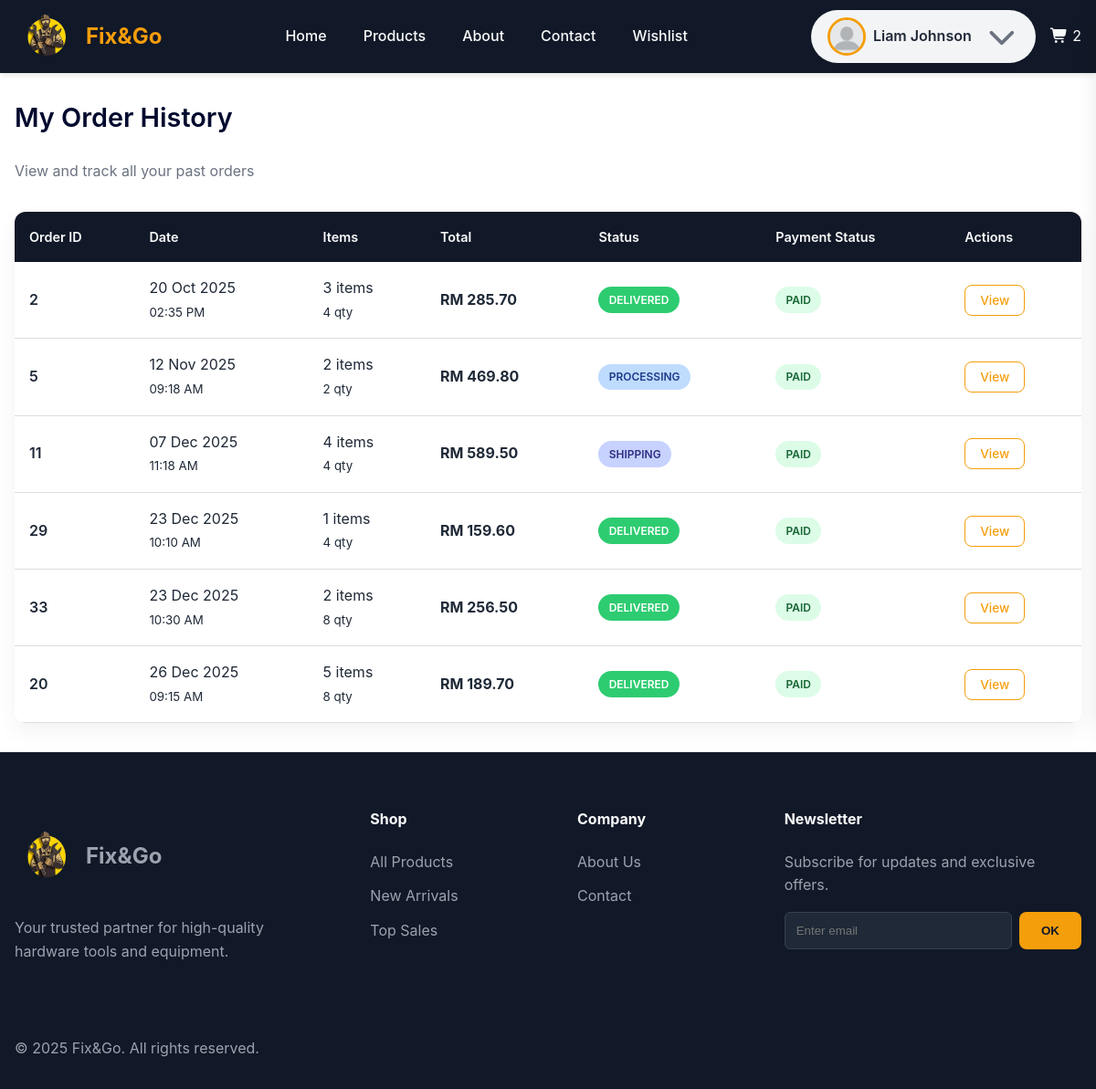
Screenshot of /pages/order/member-order-history.php (signed in) with the database file from the repository.
### tables this page shows
CREATE TABLE `orders` (
    `order_id` int(11) NOT NULL,
    `user_id` varchar(12) DEFAULT NULL,
    `order_at` timestamp NOT NULL DEFAULT current_timestamp(),
    `deliver_at` date DEFAULT NULL,
    `payment_status` enum(
        'Pending',
        'Paid',
        'Failed',
        'Refunded',
        'Redeemed'
    ) NOT NULL,
    `status` enum(
        'Pending',
        'Processing',
        'Shipping',
        'Delivered',
        'Cancelled'
    ) NOT NULL,
    `total_price` decimal(10, 2) NOT NULL,
    `utilize_point` tinyint(1) NOT NULL DEFAULT 0,
    `address_id` int(11) NOT NULL
);

### _base.php (called while the page is built, shortened)
<?php
function temp($key, $value = null)
{
    if ($value !== null) {
        $_SESSION["temp_$key"] = $value;
    } else {
        $value = $_SESSION["temp_$key"] ?? null;
        return $value;
    }
}

### DAO/order-dao.php (called while the page is built, shortened)
<?php
function getMemberOrderHistory($id)
{
    global $_db;
    try {
        $sql = "SELECT
                    o.order_id,
                    DATE_FORMAT(o.order_at, '%d %b %Y') AS order_date,
                    DATE_FORMAT(o.order_at, '%h:%i %p') AS order_time,
                    o.total_price,
                    o.payment_status,
                    o.status,
                    MAX(p.payment_method) AS payment_method,
                    COUNT(DISTINCT oi.product_id) AS total_items,
                    SUM(oi.qty) AS total_quantity
                FROM orders o
                LEFT JOIN orderitem oi ON o.order_id = oi.order_id
                LEFT JOIN payment p ON o.order_id = p.order_id
                LEFT JOIN address a ON o.address_id = a.address_id
                WHERE o.user_id = ?
                GROUP BY o.order_id
                ORDER BY o.order_at ASC";
        $stmt = $_db->prepare($sql);
        $stmt->execute([$id]);
        return $stmt->fetchAll(PDO::FETCH_OBJ);
    } catch (PDOException $e) {
        error_log("Get Member Order History Error: " . $e->getMessage());
        return false;
    }
}

### controller/order-controller.php (called while the page is built, shortened)
<?php
require_once  __DIR__ . '/../_base.php';
require __DIR__ . '/../DAO/order-dao.php';
function getOrderHistoryMember($id)
{
    return getMemberOrderHistory($id);
}

### pages/order/member-order-history.php (the view, shortened to what this page needs)
<?php
require "../../_base.php";
include  "../../_head.php";
require '../../controller/order-controller.php';
$user_id = temp('USER_ID');
$orders = getOrderHistoryMember($user_id);
?>
<link rel="stylesheet" href="../../css/msg.css">
<link rel="stylesheet" href="../../css/member-order-history.css">
<main class="main-container member-orders">
    <div class="page-header">
        <h1 class="page-title">My Order History</h1>
        <p class="page-subtitle">View and track all your past orders</p>
    </div>
    <div class="table-container">
        <table class="orders-table">
            <thead>
                <tr>
                    <th>Order ID</th>
                    <th>Date</th>
                    <th>Items</th>
                    <th>Total</th>
                    <th>Status</th>
                    <th>Payment Status</th>
                    <th>Actions</th>
                </tr>
            </thead>
            <tbody>
                <?php if (!empty($orders) && is_array($orders)): ?>
                    <?php foreach ($orders as $order): ?>
                        <tr class="order-row">
                            <td class="order-id">
                                <?= htmlspecialchars($order->order_id) ?>
                            </td>
                            <td>
                                <?= htmlspecialchars($order->order_date) ?><br>
                                <small><?= htmlspecialchars($order->order_time) ?></small>
                            </td>
                            <td>
                                <?= (int)$order->total_items ?> items<br>
                                <small><?= (int)$order->total_quantity ?> qty</small>
                            </td>
                            <td class="price-total">
                                RM <?= number_format($order->total_price, 2) ?>
                            </td>
                            <td>
                                <span class="status <?= strtolower($order->status) ?>">
                                    <?= htmlspecialchars($order->status) ?>
                                </span>
                            </td>
                            <td>
                                <span class="status <?= strtolower($order->payment_status) ?>">
                                    <?= htmlspecialchars($order->payment_status) ?>
                                </span>
                            </td>
                            <td class="actions">
                                <a href="member-order-detail.php?id=<?= $order->order_id ?>"
                                    class="btn-view">View</a>
                            </td>
                        </tr>
                    <?php endforeach; ?>
                <?php endif; ?>
            </tbody>
        </table>
    </div>
</main>
<?php include '../../_foot.php'; ?>

### css/style.css (style rules this page uses)
:root { --primary-color: #f59e0b; --primary-hover: #d97706; --primary-dark: #000a2e; --bg-dark: #111827; --bg-card: #f3f4f6; --text-light: #f9fafb; --text-color: #1f2937; --text-muted: #6b7280; --border-color: #ddd; --error-color: #e74c3c; --success-color: #2ecc71; --spacing-unit: 1rem; --container-width: 1500px; --header-height: 80px; }
* { box-sizing: border-box; margin: 0; padding: 0; }
body { font-family: "Inter", -apple-system, BlinkMacSystemFont, "Segoe UI", Roboto, Oxygen, Ubuntu, Cantarell, "Open Sans", "Helvetica Neue", sans-serif; line-height: 1.6; color: var(--text-dark); background-color: #ffffff; }
h1, h2, h3, h4 { line-height: 1.2; margin-bottom: 1rem; }
h1 { font-size: 3.5rem; font-weight: 800; }
p { margin-bottom: 1rem; }

### css/member-order-history.css (style rules this page uses)
:root { --primary-color: #f59e0b; --primary-hover: #d97706; --primary-dark: #000a2e; --bg-dark: #111827; --bg-card: #f3f4f6; --text-light: #f9fafb; --text-color: #1f2937; --text-muted: #6b7280; --border-color: #ddd; --error-color: #e74c3c; --success-color: #2ecc71; --spacing-unit: 1rem; --container-width: 1500px; --header-height: 80px; }
.page-title { font-size: 25px; font-weight: 600; color: var(--color-text-heading); margin: 0 0 8px 0; }
.page-subtitle { font-size: 16px; color: var(--color-text-muted); margin: 0; }
.page-title::after { content: ""; display: block; width: 60px; height: 4px; background: var(--color-primary); border-radius: 2px; }
.member-orders { max-width: var(--container-width); margin: auto; padding: 2rem 1rem; }
.page-header { margin-bottom: 2rem; }
.page-title { font-size: 2rem; color: var(--primary-dark); }
.page-subtitle { color: var(--text-muted); }
.table-container { background: white; border-radius: 12px; overflow-x: auto; box-shadow: 0 10px 25px rgba(0, 0, 0, 0.05); }
.orders-table { min-height: 50vh; width: 100%; border-collapse: collapse; }
.orders-table thead { background: var(--bg-dark); }
.orders-table th { color: var(--text-light); padding: 1rem; text-align: left; font-weight: 600; font-size: 0.9rem; }
.orders-table td { padding: 1rem; border-bottom: 1px solid var(--border-color); vertical-align: middle; color: var(--text-color); }
.order-id { font-weight: 600; color: var(--primary-dark); }
.price-total { font-weight: 700; color: var(--primary-color); }
.status { display: inline-block; padding: 0.3rem 0.7rem; border-radius: 999px; font-size: 0.75rem; font-weight: 600; text-transform: uppercase; }
.status.processing { background-color: #bfdbfe; color: #1e3a8a; }
.status.shipping { background-color: #c7d2fe; color: #312e81; }
.status.delivered { background-color: var(--success-color); color: #ffffff; }
.status.paid { background: #dcfce7; color: #166534; }
.actions { text-align: left; }
.btn-view { padding: 0.45rem 0.9rem; background: var(--primary-color); color: white; border-radius: 8px; font-size: 0.85rem; text-decoration: none; transition: background 0.2s; }
.page-title { font-size: 1.8rem; margin-bottom: 1.5rem; color: var(--primary-dark); }
.order-id { font-weight: 600; }
.btn-view { padding: 0.5rem 1rem; border-radius: 8px; border: none; cursor: pointer; font-weight: 500; }
.btn-view { background: transparent; border: 1px solid var(--primary-color); color: var(--primary-color); }

### rows the page displays
orders: order_id "2", order_date "20 Oct 2025", order_time "02:35 PM", total_items "3", total_quantity "4", total_price "285.70", status "DELIVERED", payment_status "PAID"
orders: order_id "5", order_date "12 Nov 2025", order_time "09:18 AM", total_items "2", total_quantity "2", total_price "469.80", status "PROCESSING", payment_status "PAID"
orders: order_id "11", order_date "07 Dec 2025", order_time "11:18 AM", total_items "4", total_quantity "4", total_price "589.50", status "SHIPPING", payment_status "PAID"
orders: order_id "29", order_date "23 Dec 2025", order_time "10:10 AM", total_items "1", total_quantity "4", total_price "159.60", status "DELIVERED", payment_status "PAID"
orders: order_id "33", order_date "23 Dec 2025", order_time "10:30 AM", total_items "2", total_quantity "8", total_price "256.50", status "DELIVERED", payment_status "PAID"
orders: order_id "20", order_date "26 Dec 2025", order_time "09:15 AM", total_items "5", total_quantity "8", total_price "189.70", status "DELIVERED", payment_status "PAID"

### other values shown
temp('USER_NAME') "Liam Johnson"
